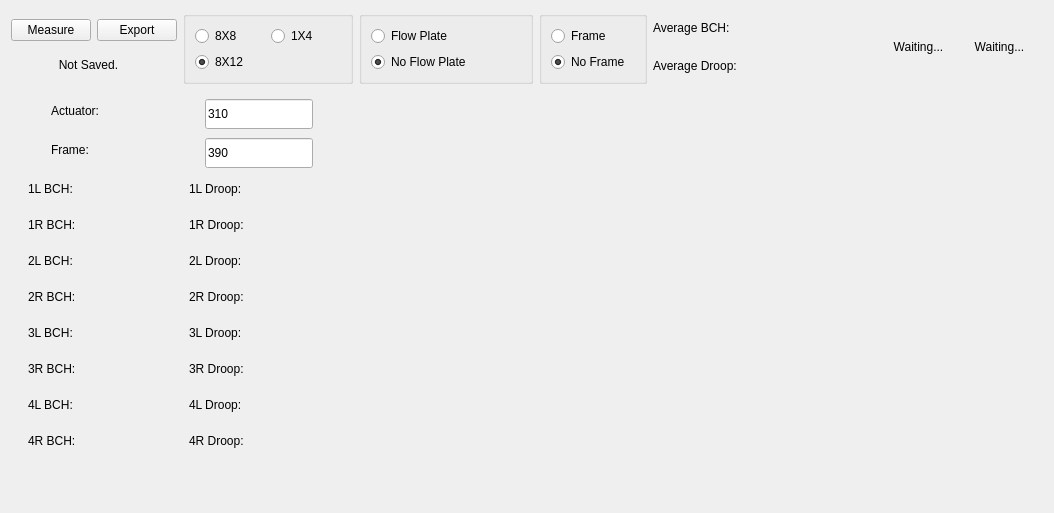
      <widget class="QWidget" name="tab1">
       <attribute name="title">
        <string>BCH</string>
       </attribute>
       <layout class="QGridLayout" name="gridLayout_14">
        <item row="2" column="0" colspan="2">
         <layout class="QGridLayout" name="gridLayout_16">
          <item row="0" column="0">
           <widget class="QLabel" name="label_21">
            <property name="sizePolicy">
             <sizepolicy hsizetype="Fixed" vsizetype="Fixed">
              <horstretch>0</horstretch>
              <verstretch>0</verstretch>
             </sizepolicy>
            </property>
            <property name="minimumSize">
             <size>
              <width>108</width>
              <height>30</height>
             </size>
            </property>
            <property name="text">
             <string>Actuator:</string>
            </property>
           </widget>
          </item>
          <item row="0" column="1" rowspan="2">
           <widget class="QLineEdit" name="actuator_input_1">
            <property name="sizePolicy">
             <sizepolicy hsizetype="Fixed" vsizetype="Fixed">
              <horstretch>0</horstretch>
              <verstretch>0</verstretch>
             </sizepolicy>
            </property>
            <property name="minimumSize">
             <size>
              <width>108</width>
              <height>30</height>
             </size>
            </property>
            <property name="text">
             <string>310</string>
            </property>
           </widget>
          </item>
          <item row="1" column="0" rowspan="2">
           <widget class="QLabel" name="label_22">
            <property name="sizePolicy">
             <sizepolicy hsizetype="Fixed" vsizetype="Fixed">
              <horstretch>0</horstretch>
              <verstretch>0</verstretch>
             </sizepolicy>
            </property>
            <property name="minimumSize">
             <size>
              <width>108</width>
              <height>30</height>
             </size>
            </property>
            <property name="text">
             <string>Frame:</string>
            </property>
           </widget>
          </item>
          <item row="2" column="1">
           <widget class="QLineEdit" name="frame_input_1">
            <property name="sizePolicy">
             <sizepolicy hsizetype="Fixed" vsizetype="Fixed">
              <horstretch>0</horstretch>
              <verstretch>0</verstretch>
             </sizepolicy>
            </property>
            <property name="minimumSize">
             <size>
              <width>108</width>
              <height>30</height>
             </size>
            </property>
            <property name="text">
             <string>390</string>
            </property>
           </widget>
          </item>
         </layout>
        </item>
        <item row="0" column="5">
         <widget class="QLabel" name="goodmeasure_1">
          <property name="sizePolicy">
           <sizepolicy hsizetype="Expanding" vsizetype="Fixed">
            <horstretch>0</horstretch>
            <verstretch>0</verstretch>
           </sizepolicy>
          </property>
          <property name="minimumSize">
           <size>
            <width>75</width>
            <height>68</height>
           </size>
          </property>
          <property name="text">
           <string>&lt;html&gt;&lt;head/&gt;&lt;body&gt;&lt;p align=&quot;center&quot;&gt;Waiting...&lt;/p&gt;&lt;/body&gt;&lt;/html&gt;</string>
          </property>
         </widget>
        </item>
        <item row="4" column="0">
         <spacer name="verticalSpacer">
          <property name="orientation">
           <enum>Qt::Vertical</enum>
          </property>
          <property name="sizeHint" stdset="0">
           <size>
            <width>20</width>
            <height>40</height>
           </size>
          </property>
         </spacer>
        </item>
        <item row="0" column="2">
         <widget class="QGroupBox" name="groupBox_2">
          <property name="sizePolicy">
           <sizepolicy hsizetype="Fixed" vsizetype="Fixed">
            <horstretch>0</horstretch>
            <verstretch>0</verstretch>
           </sizepolicy>
          </property>
          <property name="minimumSize">
           <size>
            <width>140</width>
            <height>68</height>
           </size>
          </property>
          <property name="title">
           <string/>
          </property>
          <layout class="QGridLayout" name="gridLayout_18">
           <item row="0" column="0">
            <layout class="QGridLayout" name="gridLayout_7">
             <item row="0" column="0">
              <widget class="QRadioButton" name="flow_plate_1">
               <property name="text">
                <string>Flow Plate</string>
               </property>
               <property name="autoExclusive">
                <bool>true</bool>
               </property>
              </widget>
             </item>
             <item row="1" column="0">
              <widget class="QRadioButton" name="no_flow_plate_1">
               <property name="sizePolicy">
                <sizepolicy hsizetype="Fixed" vsizetype="Fixed">
                 <horstretch>0</horstretch>
                 <verstretch>0</verstretch>
                </sizepolicy>
               </property>
               <property name="minimumSize">
                <size>
                 <width>150</width>
                 <height>0</height>
                </size>
               </property>
               <property name="text">
                <string>No Flow Plate</string>
               </property>
               <property name="checked">
                <bool>true</bool>
               </property>
               <property name="autoExclusive">
                <bool>true</bool>
               </property>
              </widget>
             </item>
            </layout>
           </item>
          </layout>
         </widget>
        </item>
        <item row="0" column="3">
         <widget class="QGroupBox" name="groupBox_3">
          <property name="sizePolicy">
           <sizepolicy hsizetype="Fixed" vsizetype="Fixed">
            <horstretch>0</horstretch>
            <verstretch>0</verstretch>
           </sizepolicy>
          </property>
          <property name="minimumSize">
           <size>
            <width>108</width>
            <height>68</height>
           </size>
          </property>
          <property name="title">
           <string/>
          </property>
          <layout class="QGridLayout" name="gridLayout_19">
           <item row="0" column="0">
            <layout class="QGridLayout" name="gridLayout_11">
             <item row="0" column="0">
              <widget class="QRadioButton" name="frame_1">
               <property name="text">
                <string>Frame</string>
               </property>
               <property name="autoExclusive">
                <bool>true</bool>
               </property>
              </widget>
             </item>
             <item row="1" column="0">
              <widget class="QRadioButton" name="no_frame_1">
               <property name="text">
                <string>No Frame</string>
               </property>
               <property name="checked">
                <bool>true</bool>
               </property>
               <property name="autoExclusive">
                <bool>true</bool>
               </property>
              </widget>
             </item>
            </layout>
           </item>
          </layout>
         </widget>
        </item>
        <item row="0" column="0">
         <layout class="QGridLayout" name="gridLayout">
          <item row="0" column="0">
           <widget class="QPushButton" name="measure_1">
            <property name="sizePolicy">
             <sizepolicy hsizetype="Fixed" vsizetype="Fixed">
              <horstretch>0</horstretch>
              <verstretch>0</verstretch>
             </sizepolicy>
            </property>
            <property name="text">
             <string>Measure</string>
            </property>
           </widget>
          </item>
          <item row="0" column="1">
           <widget class="QPushButton" name="export_1">
            <property name="sizePolicy">
             <sizepolicy hsizetype="Fixed" vsizetype="Fixed">
              <horstretch>0</horstretch>
              <verstretch>0</verstretch>
             </sizepolicy>
            </property>
            <property name="text">
             <string>Export</string>
            </property>
           </widget>
          </item>
          <item row="1" column="0" colspan="2">
           <widget class="QLabel" name="state_1">
            <property name="sizePolicy">
             <sizepolicy hsizetype="Fixed" vsizetype="Fixed">
              <horstretch>0</horstretch>
              <verstretch>0</verstretch>
             </sizepolicy>
            </property>
            <property name="minimumSize">
             <size>
              <width>155</width>
              <height>20</height>
             </size>
            </property>
            <property name="text">
             <string>&lt;html&gt;&lt;head/&gt;&lt;body&gt;&lt;p align=&quot;center&quot;&gt;Not Saved.&lt;/p&gt;&lt;/body&gt;&lt;/html&gt;</string>
            </property>
           </widget>
          </item>
         </layout>
        </item>
        <item row="0" column="1">
         <widget class="QGroupBox" name="groupBox">
          <property name="sizePolicy">
           <sizepolicy hsizetype="Fixed" vsizetype="Fixed">
            <horstretch>0</horstretch>
            <verstretch>0</verstretch>
           </sizepolicy>
          </property>
          <property name="minimumSize">
           <size>
            <width>140</width>
            <height>68</height>
           </size>
          </property>
          <property name="title">
           <string/>
          </property>
          <layout class="QGridLayout" name="gridLayout_17">
           <item row="0" column="0">
            <layout class="QGridLayout" name="gridLayout_3">
             <item row="1" column="0">
              <widget class="QRadioButton" name="eightbytwelve_1">
               <property name="minimumSize">
                <size>
                 <width>70</width>
                 <height>20</height>
                </size>
               </property>
               <property name="text">
                <string>8X12</string>
               </property>
               <property name="checked">
                <bool>true</bool>
               </property>
               <property name="autoExclusive">
                <bool>true</bool>
               </property>
              </widget>
             </item>
             <item row="0" column="0">
              <widget class="QRadioButton" name="eightbyeight_1">
               <property name="minimumSize">
                <size>
                 <width>70</width>
                 <height>20</height>
                </size>
               </property>
               <property name="text">
                <string>8X8</string>
               </property>
               <property name="checked">
                <bool>false</bool>
               </property>
               <property name="autoExclusive">
                <bool>true</bool>
               </property>
              </widget>
             </item>
             <item row="0" column="1">
              <widget class="QRadioButton" name="onebyfour_1">
               <property name="minimumSize">
                <size>
                 <width>70</width>
                 <height>20</height>
                </size>
               </property>
               <property name="text">
                <string>1X4</string>
               </property>
               <property name="checked">
                <bool>false</bool>
               </property>
               <property name="autoExclusive">
                <bool>true</bool>
               </property>
              </widget>
             </item>
            </layout>
           </item>
          </layout>
         </widget>
        </item>
        <item row="0" column="4">
         <layout class="QGridLayout" name="gridLayout_15">
          <item row="1" column="0">
           <widget class="QLabel" name="label_20">
            <property name="sizePolicy">
             <sizepolicy hsizetype="Fixed" vsizetype="Fixed">
              <horstretch>0</horstretch>
              <verstretch>0</verstretch>
             </sizepolicy>
            </property>
            <property name="minimumSize">
             <size>
              <width>108</width>
              <height>30</height>
             </size>
            </property>
            <property name="text">
             <string>Average Droop:</string>
            </property>
           </widget>
          </item>
          <item row="0" column="0">
           <widget class="QLabel" name="label_19">
            <property name="sizePolicy">
             <sizepolicy hsizetype="Fixed" vsizetype="Fixed">
              <horstretch>0</horstretch>
              <verstretch>0</verstretch>
             </sizepolicy>
            </property>
            <property name="minimumSize">
             <size>
              <width>108</width>
              <height>30</height>
             </size>
            </property>
            <property name="text">
             <string>Average BCH:</string>
            </property>
           </widget>
          </item>
          <item row="0" column="1">
           <widget class="QLabel" name="BCH_average_1">
            <property name="sizePolicy">
             <sizepolicy hsizetype="Fixed" vsizetype="Fixed">
              <horstretch>0</horstretch>
              <verstretch>0</verstretch>
             </sizepolicy>
            </property>
            <property name="minimumSize">
             <size>
              <width>108</width>
              <height>30</height>
             </size>
            </property>
            <property name="text">
             <string/>
            </property>
           </widget>
          </item>
          <item row="1" column="1">
           <widget class="QLabel" name="DROOP_average_1">
            <property name="sizePolicy">
             <sizepolicy hsizetype="Fixed" vsizetype="Fixed">
              <horstretch>0</horstretch>
              <verstretch>0</verstretch>
             </sizepolicy>
            </property>
            <property name="minimumSize">
             <size>
              <width>108</width>
              <height>30</height>
             </size>
            </property>
            <property name="text">
             <string/>
            </property>
           </widget>
          </item>
         </layout>
        </item>
        <item row="3" column="0" colspan="2">
         <layout class="QGridLayout" name="gridLayout_12">
          <item row="5" column="3">
           <widget class="QLabel" name="DROOP_6">
            <property name="sizePolicy">
             <sizepolicy hsizetype="Fixed" vsizetype="Fixed">
              <horstretch>0</horstretch>
              <verstretch>0</verstretch>
             </sizepolicy>
            </property>
            <property name="minimumSize">
             <size>
              <width>65</width>
              <height>30</height>
             </size>
            </property>
            <property name="text">
             <string/>
            </property>
           </widget>
          </item>
          <item row="3" column="3">
           <widget class="QLabel" name="DROOP_4">
            <property name="sizePolicy">
             <sizepolicy hsizetype="Fixed" vsizetype="Fixed">
              <horstretch>0</horstretch>
              <verstretch>0</verstretch>
             </sizepolicy>
            </property>
            <property name="minimumSize">
             <size>
              <width>65</width>
              <height>30</height>
             </size>
            </property>
            <property name="text">
             <string/>
            </property>
           </widget>
          </item>
          <item row="2" column="0">
           <widget class="QLabel" name="label_7">
            <property name="sizePolicy">
             <sizepolicy hsizetype="Fixed" vsizetype="Fixed">
              <horstretch>0</horstretch>
              <verstretch>0</verstretch>
             </sizepolicy>
            </property>
            <property name="minimumSize">
             <size>
              <width>50</width>
              <height>30</height>
             </size>
            </property>
            <property name="text">
             <string>2L BCH:</string>
            </property>
           </widget>
          </item>
          <item row="1" column="3">
           <widget class="QLabel" name="DROOP_2">
            <property name="sizePolicy">
             <sizepolicy hsizetype="Fixed" vsizetype="Fixed">
              <horstretch>0</horstretch>
              <verstretch>0</verstretch>
             </sizepolicy>
            </property>
            <property name="minimumSize">
             <size>
              <width>65</width>
              <height>30</height>
             </size>
            </property>
            <property name="text">
             <string/>
            </property>
           </widget>
          </item>
          <item row="1" column="1">
           <widget class="QLabel" name="BCH_2">
            <property name="sizePolicy">
             <sizepolicy hsizetype="Fixed" vsizetype="Fixed">
              <horstretch>0</horstretch>
              <verstretch>0</verstretch>
             </sizepolicy>
            </property>
            <property name="minimumSize">
             <size>
              <width>65</width>
              <height>30</height>
             </size>
            </property>
            <property name="text">
             <string/>
            </property>
           </widget>
          </item>
          <item row="6" column="0">
           <widget class="QLabel" name="label_18">
            <property name="sizePolicy">
             <sizepolicy hsizetype="Fixed" vsizetype="Fixed">
              <horstretch>0</horstretch>
              <verstretch>0</verstretch>
             </sizepolicy>
            </property>
            <property name="minimumSize">
             <size>
              <width>50</width>
              <height>30</height>
             </size>
            </property>
            <property name="text">
             <string>4L BCH:</string>
            </property>
           </widget>
          </item>
          <item row="5" column="1">
           <widget class="QLabel" name="BCH_6">
            <property name="sizePolicy">
             <sizepolicy hsizetype="Fixed" vsizetype="Fixed">
              <horstretch>0</horstretch>
              <verstretch>0</verstretch>
             </sizepolicy>
            </property>
            <property name="minimumSize">
             <size>
              <width>65</width>
              <height>30</height>
             </size>
            </property>
            <property name="text">
             <string/>
            </property>
           </widget>
          </item>
          <item row="3" column="1">
           <widget class="QLabel" name="BCH_4">
            <property name="sizePolicy">
             <sizepolicy hsizetype="Fixed" vsizetype="Fixed">
              <horstretch>0</horstretch>
              <verstretch>0</verstretch>
             </sizepolicy>
            </property>
            <property name="minimumSize">
             <size>
              <width>65</width>
              <height>30</height>
             </size>
            </property>
            <property name="text">
             <string/>
            </property>
           </widget>
          </item>
          <item row="0" column="3">
           <widget class="QLabel" name="DROOP_1">
            <property name="sizePolicy">
             <sizepolicy hsizetype="Fixed" vsizetype="Fixed">
              <horstretch>0</horstretch>
              <verstretch>0</verstretch>
             </sizepolicy>
            </property>
            <property name="minimumSize">
             <size>
              <width>65</width>
              <height>30</height>
             </size>
            </property>
            <property name="text">
             <string/>
            </property>
           </widget>
          </item>
          <item row="4" column="3">
           <widget class="QLabel" name="DROOP_5">
            <property name="sizePolicy">
             <sizepolicy hsizetype="Fixed" vsizetype="Fixed">
              <horstretch>0</horstretch>
              <verstretch>0</verstretch>
             </sizepolicy>
            </property>
            <property name="minimumSize">
             <size>
              <width>65</width>
              <height>30</height>
             </size>
            </property>
            <property name="text">
             <string/>
            </property>
           </widget>
          </item>
          <item row="2" column="2">
           <widget class="QLabel" name="label_8">
            <property name="sizePolicy">
             <sizepolicy hsizetype="Fixed" vsizetype="Fixed">
              <horstretch>0</horstretch>
              <verstretch>0</verstretch>
             </sizepolicy>
            </property>
            <property name="minimumSize">
             <size>
              <width>50</width>
              <height>30</height>
             </size>
            </property>
            <property name="text">
             <string>2L Droop:</string>
            </property>
           </widget>
          </item>
          <item row="1" column="0">
           <widget class="QLabel" name="label_6">
            <property name="sizePolicy">
             <sizepolicy hsizetype="Fixed" vsizetype="Fixed">
              <horstretch>0</horstretch>
              <verstretch>0</verstretch>
             </sizepolicy>
            </property>
            <property name="minimumSize">
             <size>
              <width>50</width>
              <height>30</height>
             </size>
            </property>
            <property name="text">
             <string>1R BCH:</string>
            </property>
           </widget>
          </item>
          <item row="0" column="0">
           <widget class="QLabel" name="label">
            <property name="sizePolicy">
             <sizepolicy hsizetype="Fixed" vsizetype="Fixed">
              <horstretch>0</horstretch>
              <verstretch>0</verstretch>
             </sizepolicy>
            </property>
            <property name="minimumSize">
             <size>
              <width>50</width>
              <height>30</height>
             </size>
            </property>
            <property name="text">
             <string>1L BCH:</string>
            </property>
           </widget>
          </item>
          <item row="3" column="0">
           <widget class="QLabel" name="label_10">
            <property name="sizePolicy">
             <sizepolicy hsizetype="Fixed" vsizetype="Fixed">
              <horstretch>0</horstretch>
              <verstretch>0</verstretch>
             </sizepolicy>
            </property>
            <property name="minimumSize">
             <size>
              <width>50</width>
              <height>30</height>
             </size>
            </property>
            <property name="text">
             <string>2R BCH:</string>
            </property>
           </widget>
          </item>
          <item row="0" column="2">
           <widget class="QLabel" name="label_4">
            <property name="sizePolicy">
             <sizepolicy hsizetype="Fixed" vsizetype="Fixed">
              <horstretch>0</horstretch>
              <verstretch>0</verstretch>
             </sizepolicy>
            </property>
            <property name="minimumSize">
             <size>
              <width>50</width>
              <height>30</height>
             </size>
            </property>
            <property name="text">
             <string>1L Droop:</string>
            </property>
           </widget>
          </item>
          <item row="2" column="1">
           <widget class="QLabel" name="BCH_3">
            <property name="sizePolicy">
             <sizepolicy hsizetype="Fixed" vsizetype="Fixed">
              <horstretch>0</horstretch>
              <verstretch>0</verstretch>
             </sizepolicy>
            </property>
            <property name="minimumSize">
             <size>
              <width>65</width>
              <height>30</height>
             </size>
            </property>
            <property name="text">
             <string/>
            </property>
           </widget>
          </item>
          <item row="1" column="2">
           <widget class="QLabel" name="label_5">
            <property name="sizePolicy">
             <sizepolicy hsizetype="Fixed" vsizetype="Fixed">
              <horstretch>0</horstretch>
              <verstretch>0</verstretch>
             </sizepolicy>
            </property>
            <property name="minimumSize">
             <size>
              <width>50</width>
              <height>30</height>
             </size>
            </property>
            <property name="text">
             <string>1R Droop:</string>
            </property>
           </widget>
          </item>
          <item row="4" column="1">
           <widget class="QLabel" name="BCH_5">
            <property name="sizePolicy">
             <sizepolicy hsizetype="Fixed" vsizetype="Fixed">
              <horstretch>0</horstretch>
              <verstretch>0</verstretch>
             </sizepolicy>
            </property>
            <property name="minimumSize">
             <size>
              <width>65</width>
              <height>30</height>
             </size>
            </property>
            <property name="text">
             <string/>
            </property>
           </widget>
          </item>
          <item row="5" column="0">
           <widget class="QLabel" name="label_11">
            <property name="sizePolicy">
             <sizepolicy hsizetype="Fixed" vsizetype="Fixed">
              <horstretch>0</horstretch>
              <verstretch>0</verstretch>
             </sizepolicy>
            </property>
            <property name="minimumSize">
             <size>
              <width>50</width>
              <height>30</height>
             </size>
            </property>
            <property name="text">
             <string>3R BCH:</string>
            </property>
           </widget>
          </item>
          <item row="6" column="2">
           <widget class="QLabel" name="label_16">
            <property name="sizePolicy">
             <sizepolicy hsizetype="Fixed" vsizetype="Fixed">
              <horstretch>0</horstretch>
              <verstretch>0</verstretch>
             </sizepolicy>
            </property>
            <property name="minimumSize">
             <size>
              <width>50</width>
              <height>30</height>
             </size>
            </property>
            <property name="text">
             <string>4L Droop:</string>
            </property>
           </widget>
          </item>
          <item row="0" column="1">
           <widget class="QLabel" name="BCH_1">
            <property name="sizePolicy">
             <sizepolicy hsizetype="Fixed" vsizetype="Fixed">
              <horstretch>0</horstretch>
              <verstretch>0</verstretch>
             </sizepolicy>
            </property>
            <property name="minimumSize">
             <size>
              <width>65</width>
              <height>30</height>
             </size>
            </property>
            <property name="text">
             <string/>
            </property>
           </widget>
          </item>
          <item row="5" column="2">
           <widget class="QLabel" name="label_15">
            <property name="sizePolicy">
             <sizepolicy hsizetype="Fixed" vsizetype="Fixed">
              <horstretch>0</horstretch>
              <verstretch>0</verstretch>
             </sizepolicy>
            </property>
            <property name="minimumSize">
             <size>
              <width>50</width>
              <height>30</height>
             </size>
            </property>
            <property name="text">
             <string>3R Droop:</string>
            </property>
           </widget>
          </item>
          <item row="4" column="2">
           <widget class="QLabel" name="label_12">
            <property name="sizePolicy">
             <sizepolicy hsizetype="Fixed" vsizetype="Fixed">
              <horstretch>0</horstretch>
              <verstretch>0</verstretch>
             </sizepolicy>
            </property>
            <property name="minimumSize">
             <size>
              <width>50</width>
              <height>30</height>
             </size>
            </property>
            <property name="text">
             <string>3L Droop:</string>
            </property>
           </widget>
          </item>
          <item row="2" column="3">
           <widget class="QLabel" name="DROOP_3">
            <property name="sizePolicy">
             <sizepolicy hsizetype="Fixed" vsizetype="Fixed">
              <horstretch>0</horstretch>
              <verstretch>0</verstretch>
             </sizepolicy>
            </property>
            <property name="minimumSize">
             <size>
              <width>65</width>
              <height>30</height>
             </size>
            </property>
            <property name="text">
             <string/>
            </property>
           </widget>
          </item>
          <item row="3" column="2">
           <widget class="QLabel" name="label_9">
            <property name="sizePolicy">
             <sizepolicy hsizetype="Fixed" vsizetype="Fixed">
              <horstretch>0</horstretch>
              <verstretch>0</verstretch>
             </sizepolicy>
            </property>
            <property name="minimumSize">
             <size>
              <width>50</width>
              <height>30</height>
             </size>
            </property>
            <property name="text">
             <string>2R Droop:</string>
            </property>
           </widget>
          </item>
          <item row="4" column="0">
           <widget class="QLabel" name="label_17">
            <property name="sizePolicy">
             <sizepolicy hsizetype="Fixed" vsizetype="Fixed">
              <horstretch>0</horstretch>
              <verstretch>0</verstretch>
             </sizepolicy>
            </property>
            <property name="minimumSize">
             <size>
              <width>50</width>
              <height>30</height>
             </size>
            </property>
            <property name="text">
             <string>3L BCH:</string>
            </property>
           </widget>
          </item>
          <item row="7" column="0">
           <widget class="QLabel" name="label_14">
            <property name="sizePolicy">
             <sizepolicy hsizetype="Fixed" vsizetype="Fixed">
              <horstretch>0</horstretch>
              <verstretch>0</verstretch>
             </sizepolicy>
            </property>
            <property name="minimumSize">
             <size>
              <width>50</width>
              <height>30</height>
             </size>
            </property>
            <property name="text">
             <string>4R BCH:</string>
            </property>
           </widget>
          </item>
          <item row="7" column="2">
           <widget class="QLabel" name="label_13">
            <property name="sizePolicy">
             <sizepolicy hsizetype="Fixed" vsizetype="Fixed">
              <horstretch>0</horstretch>
              <verstretch>0</verstretch>
             </sizepolicy>
            </property>
            <property name="minimumSize">
             <size>
              <width>50</width>
              <height>30</height>
             </size>
            </property>
            <property name="text">
             <string>4R Droop:</string>
            </property>
           </widget>
          </item>
          <item row="6" column="1">
           <widget class="QLabel" name="BCH_7">
            <property name="sizePolicy">
             <sizepolicy hsizetype="Fixed" vsizetype="Fixed">
              <horstretch>0</horstretch>
              <verstretch>0</verstretch>
             </sizepolicy>
            </property>
            <property name="minimumSize">
             <size>
              <width>65</width>
              <height>30</height>
             </size>
            </property>
            <property name="text">
             <string/>
            </property>
           </widget>
          </item>
          <item row="6" column="3">
           <widget class="QLabel" name="DROOP_7">
            <property name="sizePolicy">
             <sizepolicy hsizetype="Fixed" vsizetype="Fixed">
              <horstretch>0</horstretch>
              <verstretch>0</verstretch>
             </sizepolicy>
            </property>
            <property name="minimumSize">
             <size>
              <width>65</width>
              <height>30</height>
             </size>
            </property>
            <property name="text">
             <string/>
            </property>
           </widget>
          </item>
          <item row="7" column="1">
           <widget class="QLabel" name="BCH_8">
            <property name="sizePolicy">
             <sizepolicy hsizetype="Fixed" vsizetype="Fixed">
              <horstretch>0</horstretch>
              <verstretch>0</verstretch>
             </sizepolicy>
            </property>
            <property name="minimumSize">
             <size>
              <width>65</width>
              <height>30</height>
             </size>
            </property>
            <property name="text">
             <string/>
            </property>
           </widget>
          </item>
          <item row="7" column="3">
           <widget class="QLabel" name="DROOP_8">
            <property name="sizePolicy">
             <sizepolicy hsizetype="Fixed" vsizetype="Fixed">
              <horstretch>0</horstretch>
              <verstretch>0</verstretch>
             </sizepolicy>
            </property>
            <property name="minimumSize">
             <size>
              <width>65</width>
              <height>30</height>
             </size>
            </property>
            <property name="text">
             <string/>
            </property>
           </widget>
          </item>
         </layout>
        </item>
        <item row="0" column="6">
         <widget class="QLabel" name="grading_1">
          <property name="sizePolicy">
           <sizepolicy hsizetype="Expanding" vsizetype="Fixed">
            <horstretch>0</horstretch>
            <verstretch>0</verstretch>
           </sizepolicy>
          </property>
          <property name="minimumSize">
           <size>
            <width>75</width>
            <height>68</height>
           </size>
          </property>
          <property name="text">
           <string>&lt;html&gt;&lt;head/&gt;&lt;body&gt;&lt;p align=&quot;center&quot;&gt;Waiting...&lt;/p&gt;&lt;/body&gt;&lt;/html&gt;</string>
          </property>
         </widget>
        </item>
        <item row="1" column="2" rowspan="4" colspan="6">
         <widget class="PlotWidget" name="plot_1" native="true"/>
        </item>
       </layout>
      </widget>
